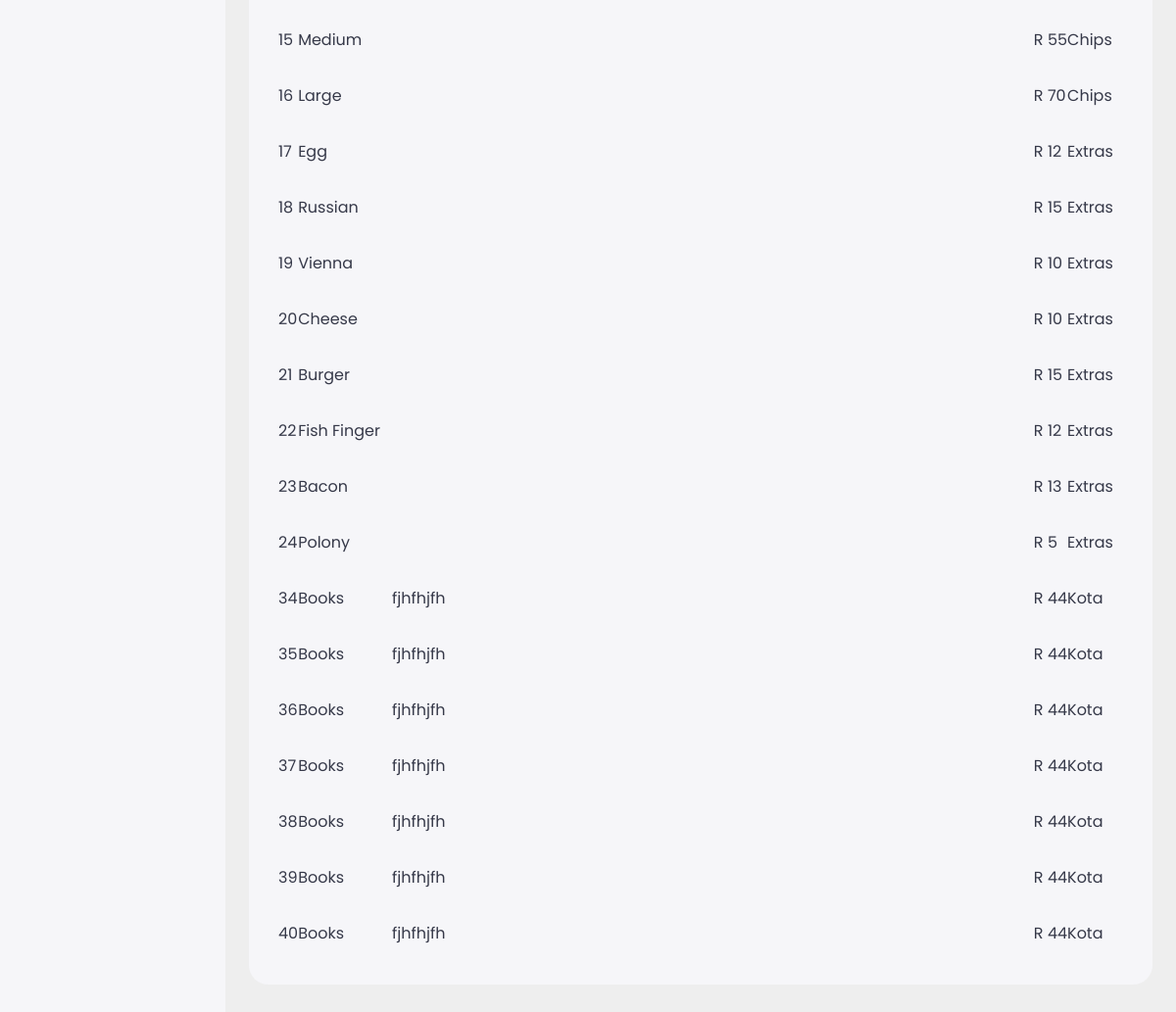
Page /admin/products.php (signed in, lower part) on the earlier database version.
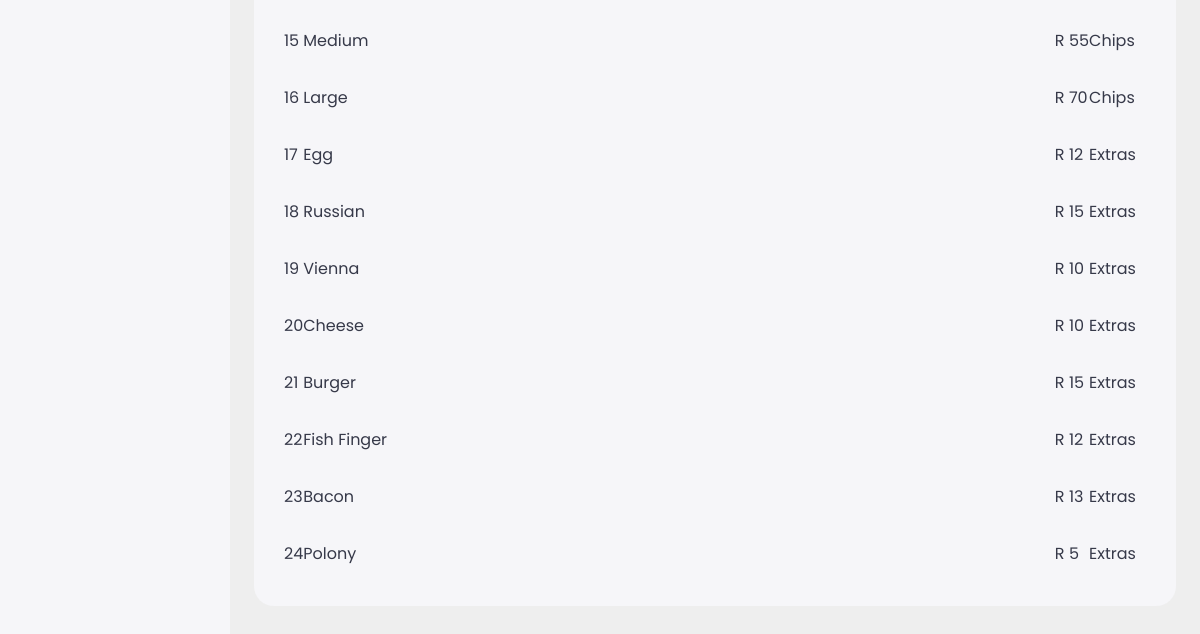
Same page on the later database version.
### tables this page shows
CREATE TABLE `product` (
  `id` int(11) NOT NULL,
  `name` varchar(255) NOT NULL,
  `price` decimal(10,0) NOT NULL,
  `description` varchar(255) NOT NULL,
  `category_id` int(11) NOT NULL,
  `image_id` int(11) DEFAULT NULL
);

CREATE TABLE `category` (
  `id` int(11) NOT NULL,
  `name` varchar(255) NOT NULL,
  `description` varchar(255) NOT NULL,
  `image_id` int(11) DEFAULT NULL
);

### handlers/processProducts.php (called while the page is built, shortened)
<?php
function getAllProducts()
{
    include "../config/dbh.inc.php";
    try {
        $query = "SELECT * FROM product";
        $stmt = $pdo->prepare($query);
        $stmt->execute();
        $result = $stmt->fetchAll(PDO::FETCH_ASSOC);
        return $result;
    } catch (PDOException $e) {
        echo "Connection failed: " . $e->getMessage();
    }
}

### handlers/processCategory.php (called while the page is built, shortened)
<?php
function getCategoryName($id)
{
    include "../config/dbh.inc.php";
    try {
        $pdo = new PDO($dsn, $dbusername, $dbpassword);
        $pdo->setAttribute(PDO::ATTR_ERRMODE, PDO::ERRMODE_EXCEPTION);
        $query = "SELECT name FROM category WHERE id = $id;";
        $stmt = $pdo->prepare($query);
        $stmt->execute();
        $result = $stmt->fetch(PDO::FETCH_ASSOC);
        return $result;
    } catch (PDOException $e) {
        echo "Connection failed: " . $e->getMessage();
    }
}

### admin/products.php (the view, shortened to what this page needs)
<?php
include("../handlers/processCategory.php");
include("../handlers/processProducts.php");
?>
<?php include '../components/admin-header.php'; ?>
<main class="main-content">
    <div class="bottom-data">
        <div class="orders">
            <table>
                <tbody>
                    <?php
                    $products = getAllProducts();
                    if ($products !== null) {
                        foreach ($products as $product) {
                            $categoryName = getCategoryName($product['category_id']);
                            ?>
                            <tr>
                                <td>
                                    <a href="product.php?id=<?php echo $product['id']; ?>">
                                        <?php echo $product['id']; ?>
                                    </a>
                                </td>
                                <td>
                                    <a href="product.php?id=<?php echo $product['id']; ?>">
                                        <?php echo $product['name']; ?>
                                    </a>
                                </td>
                                <td>
                                    <a href="product.php?id=<?php echo $product['id']; ?>">
                                        <?php echo $product['description']; ?>
                                    </a>
                                </td>
                                <td>R
                                    <a href="product.php?id=<?php echo $product['id']; ?>">
                                        <?php echo $product['price']; ?>
                                    </a>
                                </td>
                                <td>
                                    <a href="product.php?id=<?php echo $product['id']; ?>">
                                        <?php echo $categoryName['name']; ?>
                                    </a>
                                </td>
                            </tr>
                        <?php }
                    } else {
                    }
                    ?>
                </tbody>
            </table>
        </div>
    </div>
</main>
</body>
</html>

Differences in the rows shown:
removed product: id "34", name "Books", description "fjhfhjfh", price "44", category.name "Kota"
removed product: id "35", name "Books", description "fjhfhjfh", price "44", category.name "Kota"
removed product: id "36", name "Books", description "fjhfhjfh", price "44", category.name "Kota"
removed product: id "37", name "Books", description "fjhfhjfh", price "44", category.name "Kota"
removed product: id "38", name "Books", description "fjhfhjfh", price "44", category.name "Kota"
removed product: id "39", name "Books", description "fjhfhjfh", price "44", category.name "Kota"
removed product: id "40", name "Books", description "fjhfhjfh", price "44", category.name "Kota"
